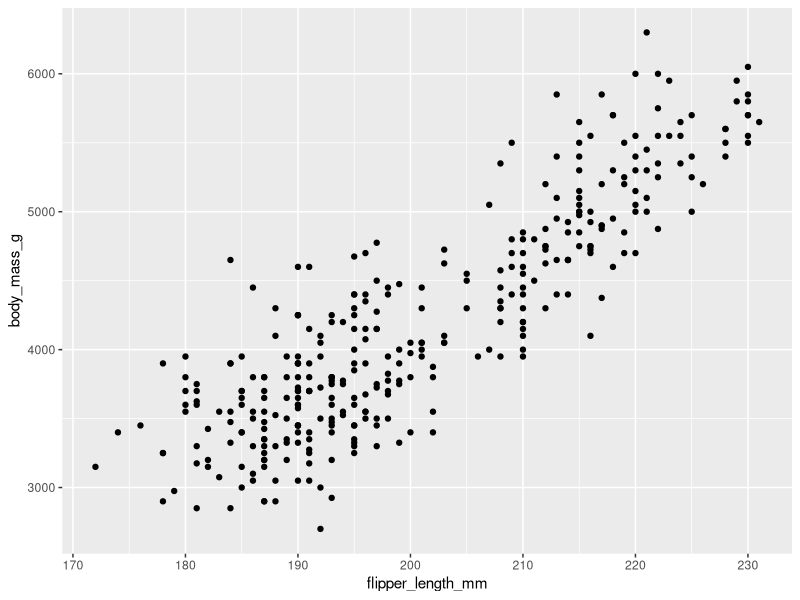
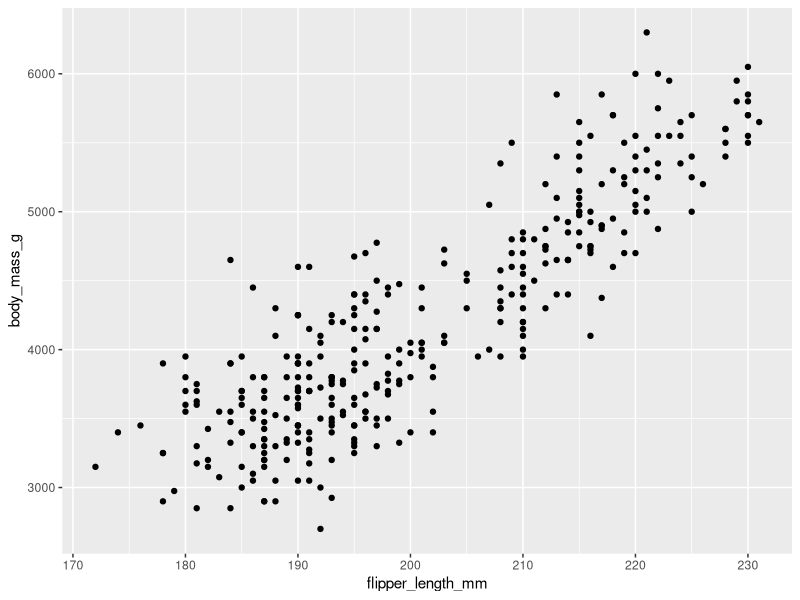
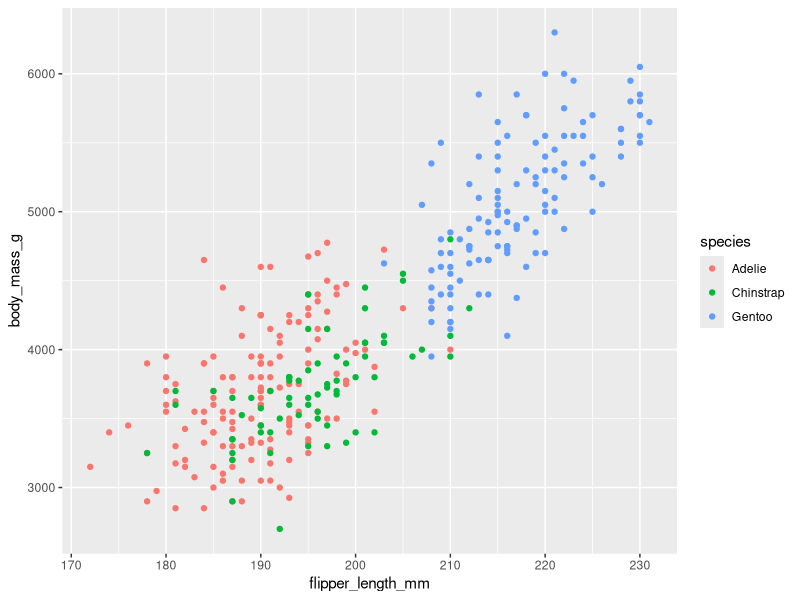
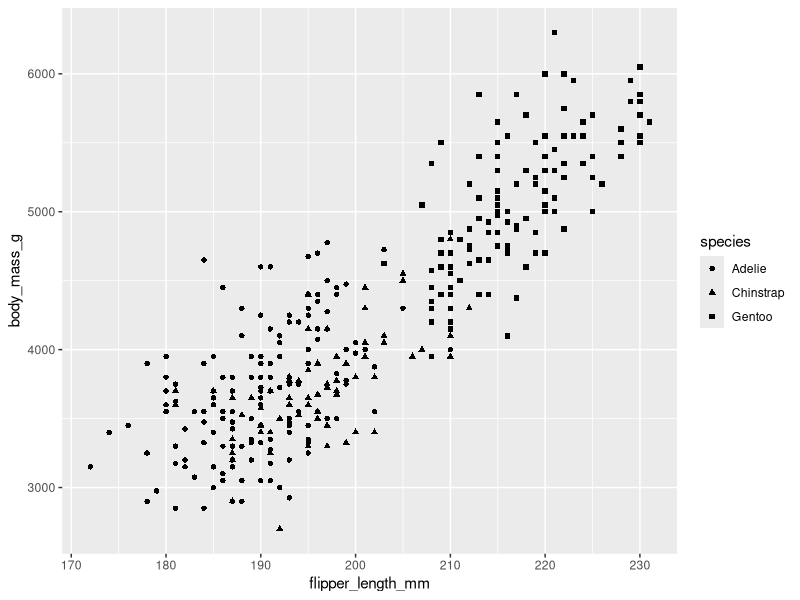
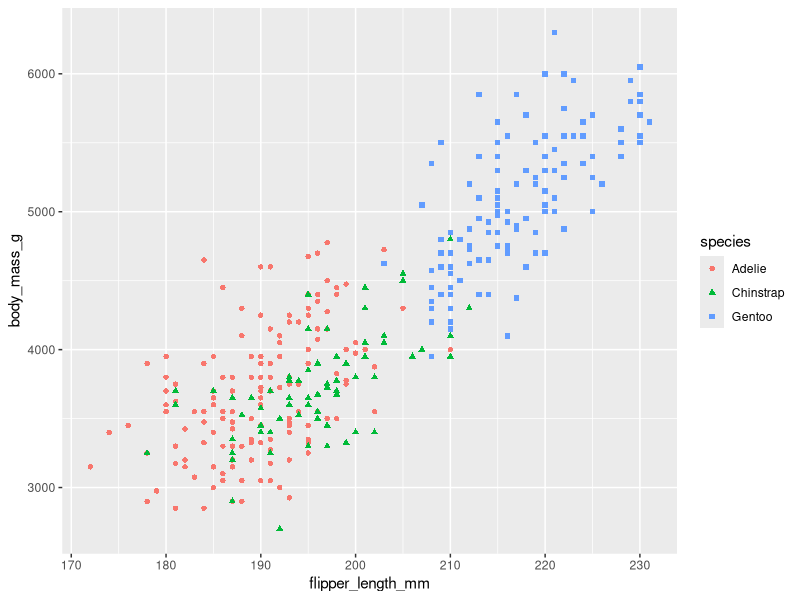
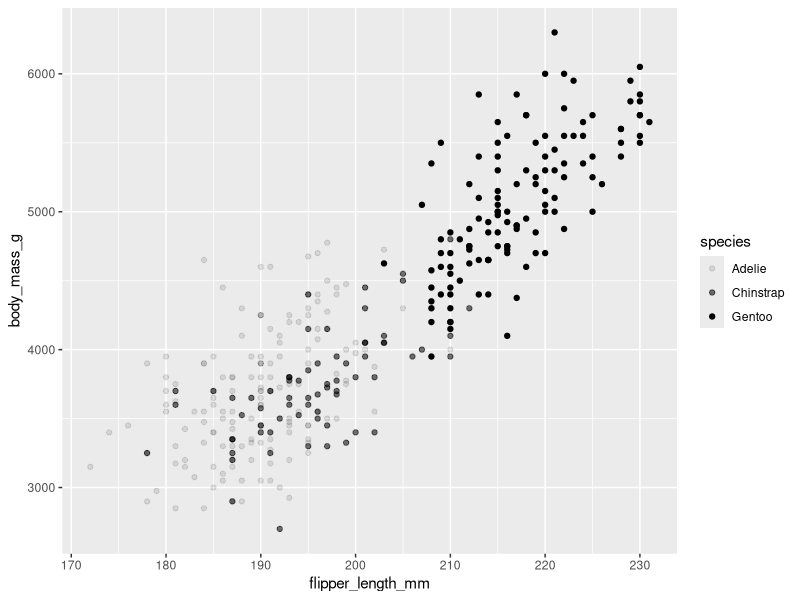
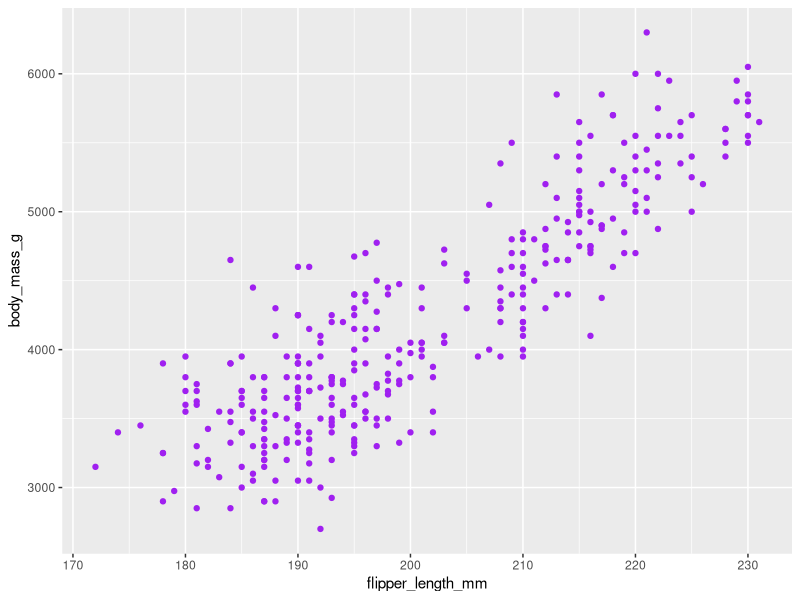
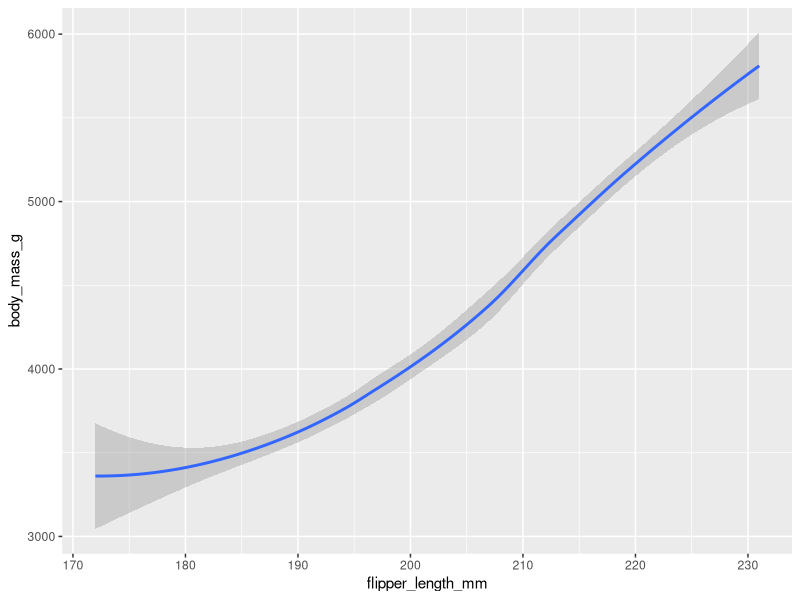

Here is the R script that generated these plots, in order:
### GOOGLE DATA ANALYTICS ###
library(tidyverse)
install.packages("palmerpenguins")
library(palmerpenguins)

# more readable
ggplot(penguins, aes(flipper_length_mm, body_mass_g)) +
  geom_point(na.rm = T)

# shortest
ggplot(data = penguins) + geom_point(mapping = aes(x = flipper_length_mm, y = body_mass_g))

# identify species by color
ggplot(penguins, aes(flipper_length_mm, body_mass_g, color = species)) +
  geom_point(na.rm = T)

# identify species by shape
ggplot(penguins, aes(flipper_length_mm, body_mass_g, shape = species)) +
  geom_point(na.rm = T)

# identify species by both color and shape
ggplot(penguins, aes(flipper_length_mm, body_mass_g, color = species, shape = species)) +
  geom_point(na.rm = T)

# fade effect
ggplot(penguins, aes(flipper_length_mm, body_mass_g, alpha = species)) +
  geom_point(na.rm = T)

# set color
ggplot(penguins, aes(flipper_length_mm, body_mass_g)) +
  geom_point(na.rm = T, colour = "purple")

# another representation
ggplot(penguins, aes(flipper_length_mm, body_mass_g)) +
  geom_smooth(na.rm = T)

# combined
ggplot(penguins, aes(flipper_length_mm, body_mass_g)) +
  geom_point(na.rm = T) +
  geom_smooth(na.rm = T)

# by species, with different lines
ggplot(penguins, aes(flipper_length_mm, body_mass_g, linetype = species)) +
  geom_smooth(na.rm = T)

# jitter (to see points clearer)
ggplot(penguins, aes(flipper_length_mm, body_mass_g)) +
  geom_jitter(na.rm = T)

# bar chart
ggplot(diamonds, aes(cut)) +
  geom_bar()

# stacked bar chart
ggplot(diamonds, aes(cut, fill = clarity)) +
  geom_bar()


# creating facets for ONE variable
ggplot(penguins, aes(flipper_length_mm, body_mass_g, color = species)) +
  geom_point(na.rm = T) +
  facet_wrap(~species)

# one more example
ggplot(diamonds, aes(cut)) +
  geom_bar() + 
  facet_wrap(~clarity)

# creating facets for TWO+ variables
ggplot(penguins, aes(flipper_length_mm, body_mass_g, color = species)) +
  geom_point(na.rm = T) + 
  facet_grid(sex~species)

# but it can be used for only one variable
ggplot(penguins, aes(flipper_length_mm, body_mass_g, color = species)) +
  geom_point(na.rm = T) +
  facet_grid(~sex)

# adding labels outside
ggplot(penguins, aes(flipper_length_mm, body_mass_g, color = species)) +
  geom_point(na.rm = T) +
  labs(title = "Palmer Penguins: Body Mass vs Flipper Length", subtitle = "Sample of 344 penguins", caption = "Data collect by Dr. Kristen Gorman")


# adding labels inside and outside
ggplot(penguins, aes(flipper_length_mm, body_mass_g, color = species)) +
  geom_point(na.rm = T) +
  labs(title = "Palmer Penguins: Body Mass vs Flipper Length", subtitle = "Sample of 344 penguins", caption = "Data collect by Dr. Kristen Gorman") +
  annotate("text", x = 220, y = 3500, label = "Gentoos are the largest", color = "darkblue", size = 5, angle = 45)
